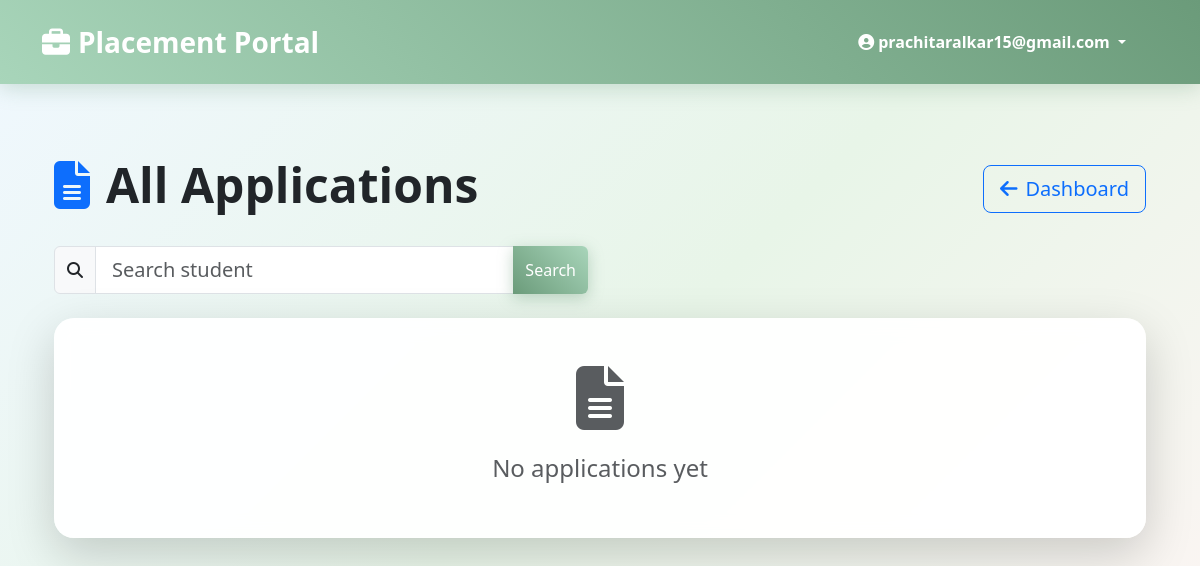
/admin/applications (signed in), run on an earlier commit of the app's database.
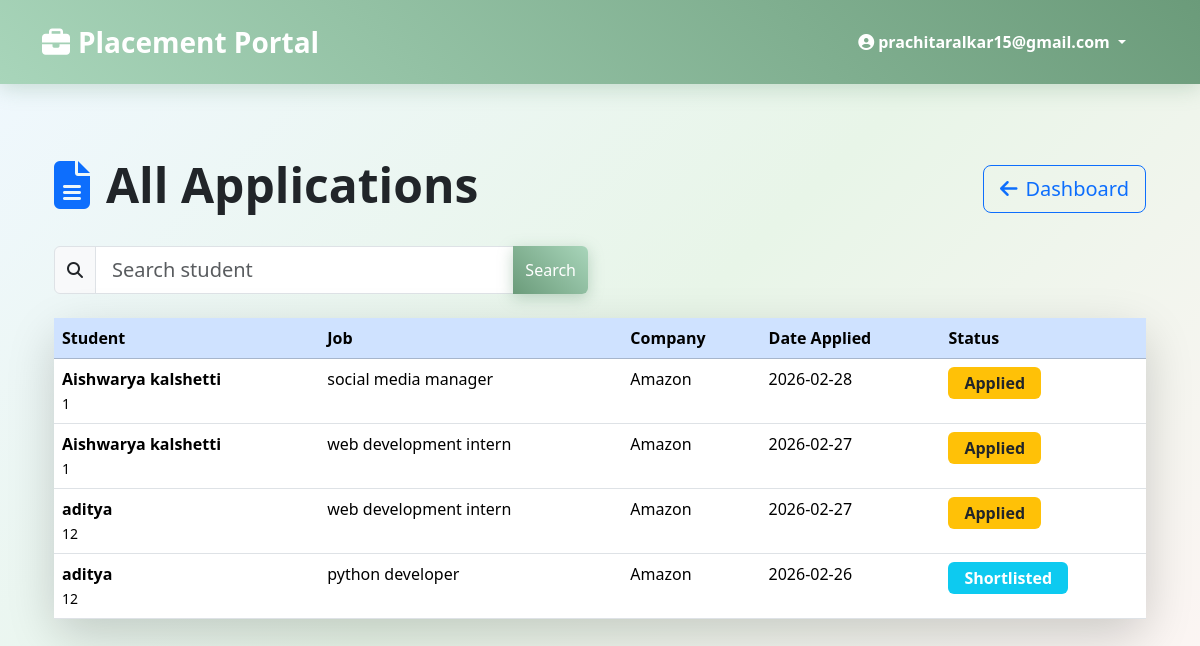
And on a later commit of the database.
### tables this page shows
CREATE TABLE applications (
    id INTEGER PRIMARY KEY AUTOINCREMENT,
    student_id INTEGER NOT NULL,
    drive_id INTEGER NOT NULL,
    application_date TIMESTAMP DEFAULT CURRENT_TIMESTAMP,
    status TEXT NOT NULL DEFAULT 'applied', -- applied/shortlisted/selected/rejected
    UNIQUE (student_id, drive_id),          -- prevent multiple applications
    FOREIGN KEY (student_id) REFERENCES students (id),
    FOREIGN KEY (drive_id) REFERENCES placement_drives (id)
);

CREATE TABLE students (
    id INTEGER PRIMARY KEY,      -- also FK to users.id
    full_name TEXT NOT NULL,
    roll_number TEXT UNIQUE NOT NULL,
    department TEXT,
    year INTEGER,
    cgpa REAL,
    phone TEXT,
    resume_path TEXT, skills TEXT,
    FOREIGN KEY (id) REFERENCES users (id)
);

CREATE TABLE placement_drives (
    id INTEGER PRIMARY KEY AUTOINCREMENT,
    company_id INTEGER NOT NULL,
    job_title TEXT NOT NULL,
    job_description TEXT,
    eligibility_criteria TEXT,
    application_deadline DATE,
    status TEXT NOT NULL DEFAULT 'pending', -- pending/approved/closed
    created_at TIMESTAMP DEFAULT CURRENT_TIMESTAMP,
    FOREIGN KEY (company_id) REFERENCES companies (id)
);

CREATE TABLE companies (
    id INTEGER PRIMARY KEY,      -- also FK to users.id
    company_name TEXT NOT NULL,
    hr_name TEXT,
    hr_email TEXT,
    phone TEXT,
    website TEXT,
    approval_status TEXT NOT NULL DEFAULT 'pending', -- pending/approved/rejected/blacklisted
    FOREIGN KEY (id) REFERENCES users (id)
);

### app.py (the view)
@app.route('/admin/applications')
@login_required
def admin_applis():
    if current_user.role != 'admin':
        return redirect(url_for('login_user'))
    search = request.args.get('search', '')
    db = get_database()
    query = """
        SELECT a.*, d.job_title, c.company_name, s.full_name, s.roll_number
        FROM applications a
        JOIN placement_drives d ON a.drive_id = d.id
        JOIN companies c ON d.company_id = c.id
        JOIN students s ON a.student_id = s.id
        WHERE 1=1
    """
    params = []
    if search:
        query += " AND (s.full_name LIKE ? OR s.roll_number LIKE ? OR c.company_name LIKE ? OR d.job_title LIKE ?)"
        params.extend([f'%{search}%']*4)
    query += " ORDER BY a.application_date DESC"
    applications = db.execute(query, params).fetchall()
    return render_template('admin/applications.html', applications=applications, search=search)

### app.py (called while the page is built)
@login_user_manager.user_loader
def get_user_by_id(user_id):
    db = get_database()
    user = db.execute('SELECT * FROM users WHERE id = ?', (user_id,)).fetchone()
    if user:
        return User(user['id'], user['email'], user['role'], user['is_active'] == 1)
    return None

def get_database():
    if 'db' not in g:
        g.db = sqlite3.connect(app.config['DATABASE'])
        g.db.row_factory = sqlite3.Row
    return g.db

@app.teardown_appcontext
def close_database(e=None):
    db = g.pop('db', None)
    if db is not None:
        db.close()

    @property
    def is_active(self):
        return self._is_active

### templates/admin/applications.html (shortened to what this page needs)
{% extends "base.html" %}
{% block content %}
<div class="container-fluid py-4">
    <div class="row">
        <div class="col-12">
            <div class="d-flex justify-content-between align-items-center mb-4">
                <h1 class="display-5 fw-bold">
                    <i class="fas fa-file-alt me-3 text-primary"></i>All Applications
                </h1>
                <a href="{{ url_for('admin_home') }}" class="btn btn-outline-primary btn-lg">
                    <i class="fas fa-arrow-left me-2"></i>Dashboard
                </a>
            </div>
        </div>
    </div>
    <div class="row mb-4">
        <div class="col-md-6">
            <form method="GET">
                <div class="input-group">
                    <span class="input-group-text"><i class="fas fa-search"></i></span>
                    <input type="text" name="search" class="form-control form-control-lg" value="{{ search }}"
                           placeholder="Search student ">
                    <button class="btn btn-primary" type="submit">Search</button>
                </div>
            </form>
        </div>
    </div>
    <div class="card shadow-lg">
        <div class="card-body p-0">
            {% if applications %}
            <div class="table-responsive">
                <table class="table table-hover mb-0">
                    <thead class="table-primary">
                        <tr>
                            <th>Student</th>
                            <th>Job</th>
                            <th>Company</th>
                            <th>Date Applied</th>
                            <th>Status</th>
                        </tr>
                    </thead>
                    <tbody>
                        {% for app in applications %}
                        <tr>
                            <td>
                                <strong>{{ app.full_name }}</strong><br>
                                <small>{{ app.roll_number }}</small>
                            </td>
                            <td>{{ app.job_title }}</td>
                            <td>{{ app.company_name }}</td>
                            <td>{{ app.application_date[:10] }}</td>
                            <td>
                                {% if app.status == 'applied' %}
                                    <span class="badge bg-warning text-dark fs-6 px-3 py-2">Applied</span>
                                {% elif app.status == 'shortlisted' %}
                                    <span class="badge bg-info fs-6 px-3 py-2">Shortlisted</span>
                                {% elif app.status == 'interview' %}
                                    <span class="badge bg-primary fs-6 px-3 py-2">Interview</span>
                                {% elif app.status == 'selected' %}
                                    <span class="badge bg-success fs-6 px-3 py-2">Selected</span>
                                {% elif app.status == 'placed' %}
                                    <span class="badge bg-success fs-6 px-3 py-2">Placed</span>
                                {% else %}
                                    <span class="badge bg-danger fs-6 px-3 py-2">{{ app.status|title }}</span>
                                {% endif %}
                            </td>
                        </tr>
                        {% endfor %}
                    </tbody>
                </table>
            </div>
            {% else %}
            <div class="text-center py-5">
                <i class="fas fa-file-alt fa-4x text-muted mb-4"></i>
                <h4 class="text-muted">No applications yet</h4>
            </div>
            {% endif %}
        </div>
    </div>
</div>
{% endblock %}

What changed in the data, as far as the page shows it:
added applications: full_name "Aishwarya kalshetti", roll_number "1", job_title "social media manager", company_name "Amazon", application_date "2026-02-28", status "Applied"
added applications: full_name "Aishwarya kalshetti", roll_number "1", job_title "web development intern", company_name "Amazon", application_date "2026-02-27", status "Applied"
added applications: full_name "aditya", roll_number "12", job_title "web development intern", company_name "Amazon", application_date "2026-02-27", status "Applied"
added applications: full_name "aditya", roll_number "12", job_title "python developer", company_name "Amazon", application_date "2026-02-26", status "Shortlisted"
Also different on the page:
text no longer shown: "No applications yet"
text now shown: "Student Job Company Date Applied Status"
